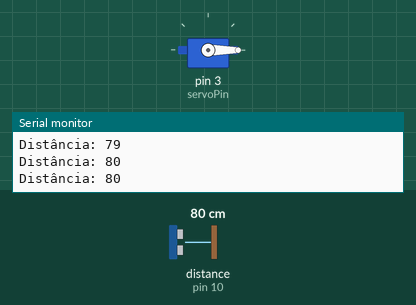
Simulated run of this sketch. Board: Arduino Uno, built with avr-gcc and run on an emulated ATmega328P. On the bench: servo, the last lines printed to the serial monitor. Wiring (inferred from the names in the program): ultrasonic range finder: trigger pin 9; echo pin 10. The test bench sets the inputs (shaded band); at power-on: distance to the obstacle (sensor on pin 10) 80 cm. The echo pulse lasts 58.3 µs per cm.

Above: at 1.3 s.
1.4 s: distance to the obstacle (sensor on pin 10) set to 75 cm
2.9 s: distance to the obstacle (sensor on pin 10) set to 66 cm
At 3.7 s:
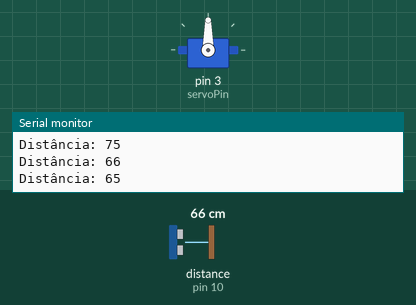
4.5 s: distance to the obstacle (sensor on pin 10) set to 120 cm
At 5.5 s:
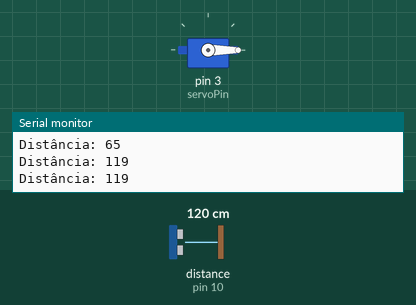
6.0 s: distance to the obstacle (sensor on pin 10) set to 74 cm
7.5 s: distance to the obstacle (sensor on pin 10) set to 67 cm
At 7.9 s:
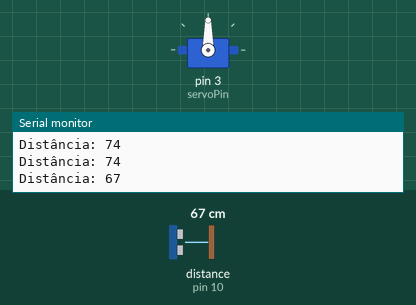
Timing chart, 0 to 10.0 s (numbered marks = the images above; inputs shaded):
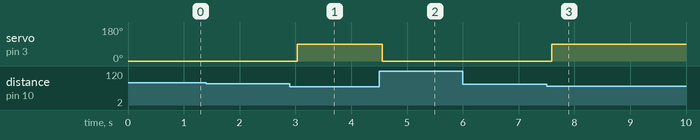

Measured:
- the behaviour switches between 71 and 70 cm on distance to the obstacle (sensor on pin 10) (found by bisection; images 0 and 1)
- the behaviour switches between 72 and 71 cm on distance to the obstacle (sensor on pin 10) (found by bisection; images 2 and 3)
- after the input at 2.9 s, servo on pin 3 (servoPin): 0° → 90° after 0.14 s
- after the input at 4.5 s, servo on pin 3 (servoPin): 90° → 0° after 0.05 s
- after the input at 7.5 s, servo on pin 3 (servoPin): 0° → 90° after 0.09 s

The sketch:

codigo_fonte.ino
```cpp
/**
* WITE 2024
* Robótica Educacional
* Desafio : Estacionamento Privativo
*/
#include <Servo.h>

Servo servoMotor;
const int trigPin = 9;
const int echoPin = 10;
const int servoPin = 3;
const int distanciaLimite = 70; // Distância em cm para abrir a cancela

void setup() {
  servoMotor.attach(servoPin);
  pinMode(trigPin, OUTPUT);
  pinMode(echoPin, INPUT);
  Serial.begin(9600);
  servoMotor.write(0); // Cancela fechada
}

void loop() {
  long duracao, distancia;

  // Envia um pulso ultrassônico
  digitalWrite(trigPin, LOW);
  delayMicroseconds(2);
  digitalWrite(trigPin, HIGH);
  delayMicroseconds(10);
  digitalWrite(trigPin, LOW);

  // Recebe o eco
  duracao = pulseIn(echoPin, HIGH);

  // Calcula a distância em cm
  distancia = (duracao / 2) / 29.1;

  Serial.print("Distância: ");
  Serial.println(distancia);

  // Verifica a distância e abre/fecha a cancela
  if (distancia <= distanciaLimite) {
    servoMotor.write(90); // Abre a cancela
  } else {
    servoMotor.write(0); // Fecha a cancela
  }

  delay(500);
}
```
